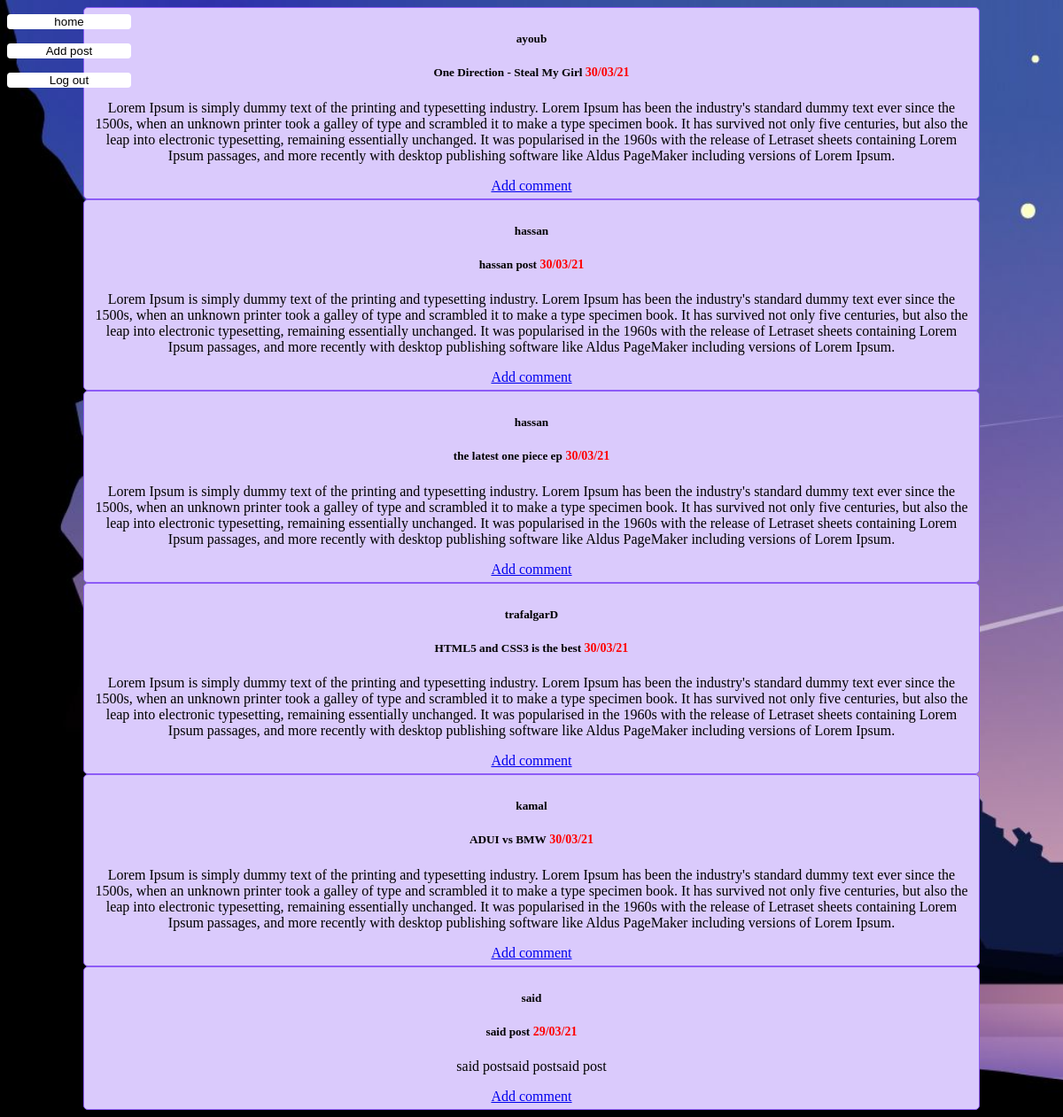
The app's page /home.php (signed in) with its own data.
### tables this page shows
CREATE TABLE `posts` (
  `post_id` int(11) NOT NULL,
  `user_id` int(11) NOT NULL,
  `post_title` varchar(128) NOT NULL,
  `post_content` varchar(1000) NOT NULL,
  `post_date` datetime NOT NULL
);

CREATE TABLE `users` (
  `user_id` int(11) NOT NULL,
  `usernam` varchar(10) NOT NULL,
  `password` varchar(10) NOT NULL,
  `rule` tinytext NOT NULL,
  `date_inscription` datetime NOT NULL
);

### home.php (the view, shortened to what this page needs)
<!DOCTYPE html>
<html lang="en">
<head>
    <link rel="stylesheet" href="https://cdnjs.cloudflare.com/ajax/libs/skeleton/2.0.4/skeleton.min.css">
    <link rel="stylesheet" href="styles/style.css">
</head>
<body>
    <?php
        if ($_SESSION['usernam']){
            try{
                echo '
                <div class="nav">
                <a href="home.php"><button class="submit">home</button></a><br>
                <a href="create post.php"><button class="submit">Add post</button></a><br>
                <a href="log out.php"><button class="submit">Log out</button></a><br>
                </div>';
                $myBase = new PDO('mysql:host=localhost;dbname=new_blog', 'root', '');
                $allposts = $myBase->query('SELECT post_id, user_id, post_title, post_content, DATE_FORMAT(post_date, "%d/%m/%y") as date_post FROM posts order by post_date desc ');
                $allusers = $myBase->prepare('SELECT user_id, usernam  FROM users where user_id=?');
                while($post = $allposts->fetch()){
                    $allusers->execute(array($post['user_id']));
                    $user = $allusers->fetch();
                    echo "<center>
                            <div class='post'>
                                <h5>".$user['usernam']."
                                <h5>".$post['post_title']."<span style='color:red; font-size:14px;'> ".$post['date_post']."</spane>
                                </h5><p>".$post['post_content']."</p>
                                <a href='comment.php?post=".$post['post_id']."'>Add comment</a>
                            </div>
                        </center>";
                }
            }
            catch(PDOException $erreur){
                echo $erreur->getMessage();
            }
        }else{
            header("Location:login.php");
        }
    ?>
</body>
</html>

### styles/style.css (style rules this page uses)
body { background-image: url("../images/image1.jpg"); background-repeat: no-repeat; background-size: cover; text-align: center; }
.submit { background-color: white; color: black; margin: 8px 0; border: none; border-radius: 4px; cursor: pointer; width:140px; }
.post { width: 1000px; border: 1px solid #8d5bf7; border-radius: 5px; background: #dacafc; padding: 5px; }
.nav { position: fixed; }

### records on screen
posts: user.usernam "ayoub", post_title "One Direction - Steal My Girl", date_post "30/03/21", post_content "Lorem Ipsum is simply dummy text of the printing and typesetting industry. Lorem Ipsum has been the industry's standard dummy text ever since the 1500s, when an unknown printer took a galley of type and scrambled it to make a type specimen book. It has survived not only five centuries, but also the leap into electronic typesetting, remaining essentially unchanged. It was popularised in the 1960s with the release of Letraset sheets containing Lorem Ipsum passages, and more recently with desktop publishing software like Aldus PageMaker including versions of Lorem Ipsum."
posts: user.usernam "hassan", post_title "hassan post", date_post "30/03/21", post_content "Lorem Ipsum is simply dummy text of the printing and typesetting industry. Lorem Ipsum has been the industry's standard dummy text ever since the 1500s, when an unknown printer took a galley of type and scrambled it to make a type specimen book. It has survived not only five centuries, but also the leap into electronic typesetting, remaining essentially unchanged. It was popularised in the 1960s with the release of Letraset sheets containing Lorem Ipsum passages, and more recently with desktop publishing software like Aldus PageMaker including versions of Lorem Ipsum."
posts: user.usernam "hassan", post_title "the latest one piece ep", date_post "30/03/21", post_content "Lorem Ipsum is simply dummy text of the printing and typesetting industry. Lorem Ipsum has been the industry's standard dummy text ever since the 1500s, when an unknown printer took a galley of type and scrambled it to make a type specimen book. It has survived not only five centuries, but also the leap into electronic typesetting, remaining essentially unchanged. It was popularised in the 1960s with the release of Letraset sheets containing Lorem Ipsum passages, and more recently with desktop publishing software like Aldus PageMaker including versions of Lorem Ipsum."
posts: user.usernam "trafalgarD", post_title "HTML5 and CSS3 is the best", date_post "30/03/21", post_content "Lorem Ipsum is simply dummy text of the printing and typesetting industry. Lorem Ipsum has been the industry's standard dummy text ever since the 1500s, when an unknown printer took a galley of type and scrambled it to make a type specimen book. It has survived not only five centuries, but also the leap into electronic typesetting, remaining essentially unchanged. It was popularised in the 1960s with the release of Letraset sheets containing Lorem Ipsum passages, and more recently with desktop publishing software like Aldus PageMaker including versions of Lorem Ipsum."
posts: user.usernam "kamal", post_title "ADUI vs BMW", date_post "30/03/21", post_content "Lorem Ipsum is simply dummy text of the printing and typesetting industry. Lorem Ipsum has been the industry's standard dummy text ever since the 1500s, when an unknown printer took a galley of type and scrambled it to make a type specimen book. It has survived not only five centuries, but also the leap into electronic typesetting, remaining essentially unchanged. It was popularised in the 1960s with the release of Letraset sheets containing Lorem Ipsum passages, and more recently with desktop publishing software like Aldus PageMaker including versions of Lorem Ipsum."
posts: user.usernam "said", post_title "said post", date_post "29/03/21", post_content "said postsaid postsaid post"
